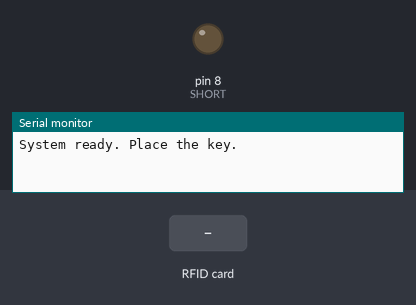
The sketch below on a simulated Arduino Uno, built with avr-gcc and run on an emulated ATmega328P. On the bench: output pins drawn as LEDs (lit = HIGH), the last lines printed to the serial monitor. Inputs (shaded band) come from the test bench. Pins used as bus, display or sensor lines are not drawn.

Above: at 1.2 s.
1.3 s: RFID card B3 7A 85 FD held to the reader
At 1.7 s:
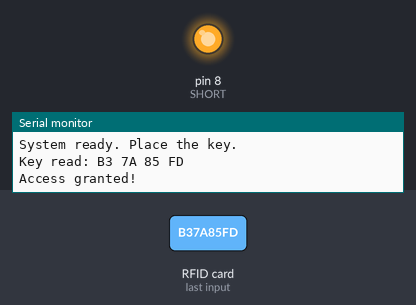
3.3 s: RFID card 5E 7A 19 C4 held to the reader
Timing chart, 0 to 6.3 s (numbered marks = the images above; inputs shaded):
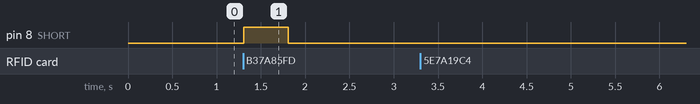

The sketch:

Program.ino
```cpp
#include <SPI.h>
#include <MFRC522.h> // Install this library in Arduino IDE

#define SS_PIN 10
#define RST_PIN 9
#define SHORT 8
// Base OUTPUT pin

MFRC522 mfrc522(SS_PIN, RST_PIN);

// Replace this UID with your own
String validKey = "B3 7A 85 FD";

void setup() {
  Serial.begin(9600);
  SPI.begin();
  mfrc522.PCD_Init();
  pinMode(SHORT, OUTPUT);
  Serial.println(F("System ready. Place the key.")); // For Diagnostics
}

void loop() {
  // Look for new cards, and select one
  if ( ! mfrc522.PICC_IsNewCardPresent() || ! mfrc522.PICC_ReadCardSerial()) {
    return;
  }

  String content = "";

  for (byte i = 0; i < mfrc522.uid.size; i++) {
    content.concat(String(mfrc522.uid.uidByte[i] < 0x10 ? " 0" : " "));
    content.concat(String(mfrc522.uid.uidByte[i], HEX));
  }

  content.toUpperCase();

  // Remove the first space for correct comparison, if it exists
  String currentKey = content.substring(1);
  Serial.print("Key read: ");
  Serial.println(currentKey); // Tapped mfrc's UID

  if (currentKey == validKey) {
    Serial.println("Access granted!"); // Even though you cannot see the prited statement when PC is OFF, It helps while testing.
    digitalWrite(SHORT, HIGH); // Give input signal to pin 8 for 0.5 sec
    delay(500);
    digitalWrite(SHORT, LOW); // input signal OFF after 0.5 sec
  }

  else {
    Serial.println("Access denied!"); // For Diagnostics
  }
}
```

Measured:
- after the input at 1.3 s, pin 8 (SHORT): LOW → HIGH at once, → LOW 0.50 s later
